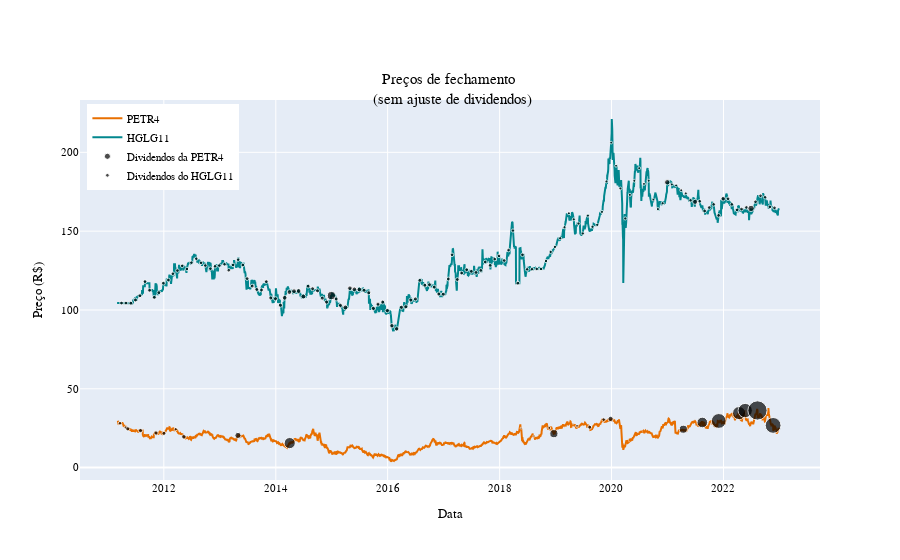

Notebook code cell kept with this figure:
### Code cell
# Plotar os preços da PETR4 e HGLG11 sem ajustes
fig = go.Figure()
fig.add_trace(
    go.Scatter(
        x=petr_precos["data"],
        y=petr_precos["preco"],
        mode="lines",
        name="PETR4",
        line=dict(color="#e86f00"),
    )
)
fig.add_trace(
    go.Scatter(
        x=hglg_precos["data"],
        y=hglg_precos["preco"],
        mode="lines",
        name="HGLG11",
        line=dict(color="#02878e"),
    )
)
# Adicionar os pontos de dividendos da PETR4 no próprio gráfico de preços
fig.add_trace(
    go.Scatter(
        x=petr_precos.query('valor_div > 0').data,
        y=petr_precos.query('valor_div > 0')["preco"],
        mode="markers",
        name="Dividendos da PETR4",
        marker=dict(
            color="black",
            size=(20 * petr_precos.query('valor_div > 0')["dividend_yield(%)"]) ** 0.5,
            symbol="circle"),
    )
)
# Adicionar os pontos de dividendos da HGLG11 no próprio gráfico de preços, sendo que o tamanho dos pontos é proporcional ao valor do dividendo
fig.add_trace(
    go.Scatter(
        x=hglg_precos.query('valor_div > 0').data,
        y=hglg_precos.query('valor_div > 0')["preco"],
        mode="markers",
        name="Dividendos do HGLG11",
        marker=dict(
            color="black",
            size=(20 * hglg_precos.query('valor_div > 0')["dividend_yield(%)"]) ** 0.5,
            symbol="circle"),
    )
)
fig.update_layout(
    font=dict(family="Fira Code", size=11, color="black"),
    title="Preços de fechamento <br> (sem ajuste de dividendos)",
    title_x=0.5,
    title_y=0.85,
    xaxis_title="Data",
    yaxis_title="Preço (R$)",
    legend=dict(yanchor="top", y=0.99, xanchor="left", x=0.01),
)
fig.show()
# py.plot(fig, filename = 'hglg_petr_2', auto_open=True)

### Figure 1 — Plotly figure (JSON) as saved in the notebook; plotly's stock layout.template omitted (floating-point values rounded to 4 significant figures; data arrays with more than 128 entries replaced by an {"elided": "..."} marker saying what was removed)
{"data": [{"line": {"color": "#e86f00"}, "mode": "lines", "name": "PETR4", "type": "scatter", "x": {"elided": "2937 str values"}, "y": {"elided": "2937 float values"}}, {"line": {"color": "#02878e"}, "mode": "lines", "name": "HGLG11", "type": "scatter", "x": {"elided": "2937 str values"}, "y": {"elided": "2937 float values"}}, {"marker": {"color": "black", "size": [3.511, 3.153, 4.167, 4.2, 4.268, 4.04, 3.197, 4.526, 6.15, 11.15, 1.998, 2.234, 2.819, 8.155, 1.184, 2.748, 3.949, 3.633, 5.225, 0.2315, 0.2336, 0.2, 8.07, 10.6, 14.82, 13.11, 14.33, 19.27, 15.81], "symbol": "circle"}, "mode": "markers", "name": "Dividendos da PETR4", "type": "scatter", "x": ["2011-03-21T00:00:00", "2011-04-28T00:00:00", "2011-05-11T00:00:00", "2011-08-02T00:00:00", "2011-11-11T00:00:00", "2012-01-02T00:00:00", "2012-03-19T00:00:00", "2012-05-11T00:00:00", "2013-04-29T00:00:00", "2014-04-02T00:00:00", "2018-05-21T00:00:00", "2018-08-13T00:00:00", "2018-11-21T00:00:00", "2018-12-21T00:00:00", "2019-04-25T00:00:00", "2019-05-21T00:00:00", "2019-08-12T00:00:00", "2019-11-11T00:00:00", "2019-12-26T00:00:00", "2020-04-22T00:00:00", "2020-04-27T00:00:00", "2020-07-22T00:00:00", "2021-04-14T00:00:00", "2021-08-16T00:00:00", "2021-12-01T00:00:00", "2022-04-13T00:00:00", "2022-05-23T00:00:00", "2022-08-11T00:00:00", "2022-11-21T00:00:00"], "y": [28.13, 25.45, 24.6, 23.5, 21.96, 21.73, 24.35, 19.53, 20.42, 15.56, 25.05, 20.04, 25.17, 21.55, 27.8, 26.49, 25.65, 30.45, 30.91, 16.75, 16.45, 23.05, 24.35, 28.64, 29.6, 34.57, 36.2, 36.25, 26.78]}, {"marker": {"color": "black", "size": {"elided": "141 float values"}, "symbol": "circle"}, "mode": "markers", "name": "Dividendos do HGLG11", "type": "scatter", "x": {"elided": "141 str values"}, "y": {"elided": "141 float values"}}], "layout": {"font": {"color": "black", "family": "Fira Code", "size": 11}, "legend": {"x": 0.01, "xanchor": "left", "y": 0.99, "yanchor": "top"}, "title": {"text": "Preços de fechamento <br> (sem ajuste de dividendos)", "x": 0.5, "y": 0.85}, "xaxis": {"title": {"text": "Data"}}, "yaxis": {"title": {"text": "Preço (R$)"}}}}
